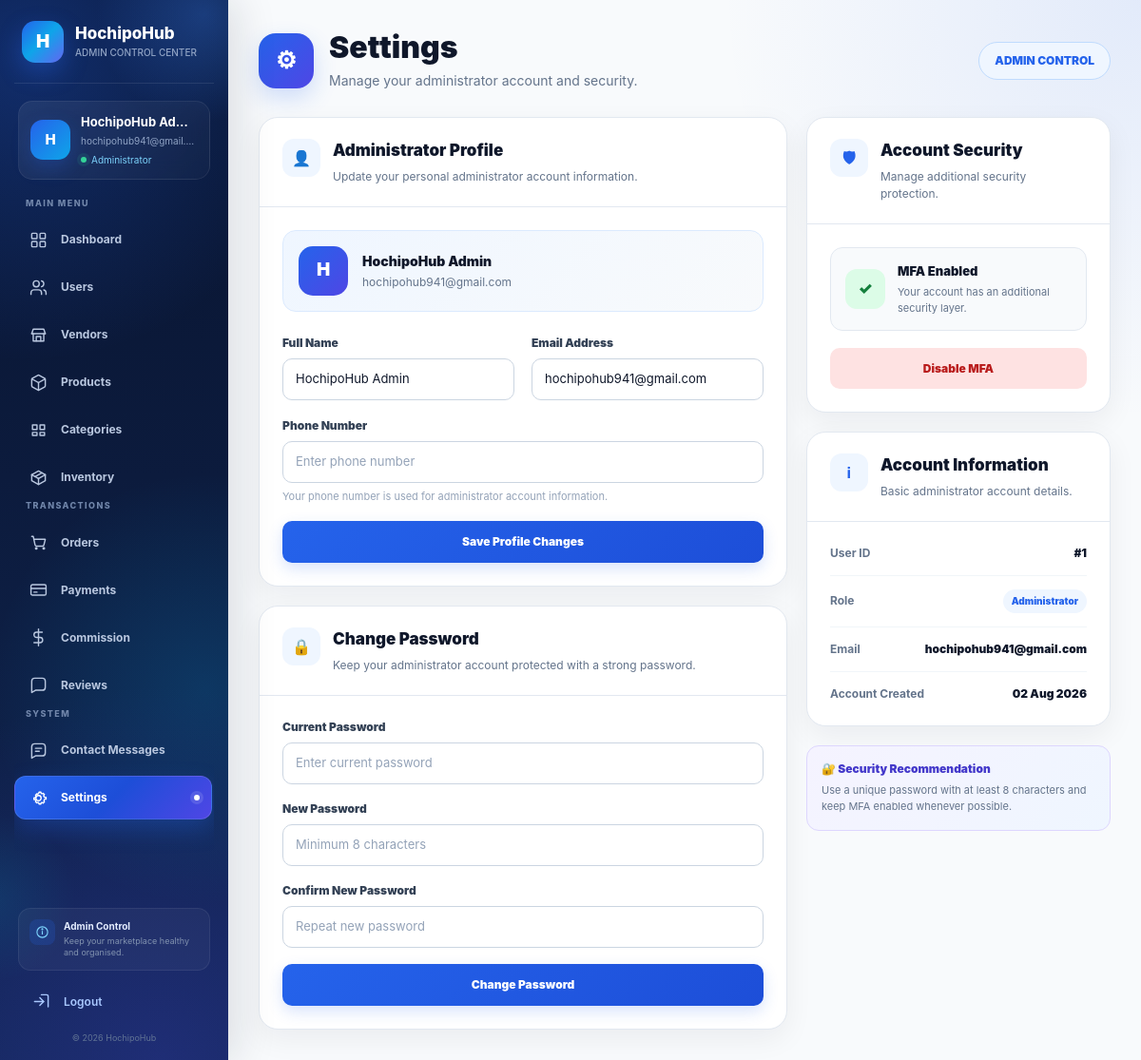
Screenshot of /admin/settings.php (signed in) with the database file from the repository.
### tables this page shows
CREATE TABLE `users` (
    `user_id` INT NOT NULL AUTO_INCREMENT,
    `name` VARCHAR(100) NOT NULL,
    `email` VARCHAR(100) NOT NULL,
    `phone` VARCHAR(20) DEFAULT NULL,
    `password` VARCHAR(255) NOT NULL,
    `profile_image` VARCHAR(255) DEFAULT NULL,

    `role` ENUM(
        'customer',
        'vendor',
        'admin'
    )
    NOT NULL DEFAULT 'customer',

    `status` ENUM(
        'active',
        'inactive',
        'pending',
        'suspended'
    )
    NOT NULL DEFAULT 'active',

    `mfa_enabled` TINYINT(1) NOT NULL DEFAULT '1',
    `mfa_code` VARCHAR(10) DEFAULT NULL,
    `mfa_expiry` DATETIME DEFAULT NULL,

    `reset_code` VARCHAR(10) DEFAULT NULL,
    `reset_expiry` DATETIME DEFAULT NULL,

    `created_at` DATETIME NOT NULL DEFAULT CURRENT_TIMESTAMP,

    `updated_at` DATETIME NOT NULL
        DEFAULT CURRENT_TIMESTAMP
        ON UPDATE CURRENT_TIMESTAMP,

    PRIMARY KEY (`user_id`),

    UNIQUE KEY `email` (`email`),
    UNIQUE KEY `phone` (`phone`)
);

### admin/settings.php (the view, shortened to what the rows shown need)
<?php
$db = getDB();
$admin_id = (int) $_SESSION['user_id'];
if (!function_exists('settings_e')) {
    function settings_e($value)
    {
        return htmlspecialchars(
            (string) $value,
            ENT_QUOTES,
            'UTF-8'
        );
    }
}
$stmt = $db->prepare("
    SELECT
        user_id,
        name,
        email,
        phone,
        profile_image,
        mfa_enabled,
        created_at
    FROM users
    WHERE user_id = ?
      AND role = 'admin'
    LIMIT 1
");
$stmt->execute([
    $admin_id
]);
$admin = $stmt->fetch(PDO::FETCH_ASSOC);
?>
<!DOCTYPE html>
<html lang="en">
<head>
    <link
        rel="stylesheet"
        href="../css/admin.css"
    >
    <link
        rel="stylesheet"
        href="../css/responsive.css"
    >
</head>
<body>
<div class="admin-wrapper">
    <main class="admin-main">
        <div class="settings-page">
            <div class="settings-container">
                <header class="settings-header">
                    <div class="settings-header-left">
                        <div>
                            <h1>
                                Settings
                            </h1>
                        </div>
                    </div>
                </header>
                <div class="settings-grid">
                    <div class="settings-column">
                        <section class="settings-card">
                            <div class="settings-card-header">
                                <div>
                                    <h2>
                                        Administrator Profile
                                    </h2>
                                </div>
                            </div>
                            <div class="settings-card-body">
                                <div class="profile-summary">
                                    <div class="profile-avatar">
                                        <?= settings_e(
                                            strtoupper(
                                                substr(
                                                    $admin['name'] ?? 'A',
                                                    0,
                                                    1
                                                )
                                            )
                                        ) ?>
                                    </div>
                                    <div>
                                        <strong>
                                            <?= settings_e(
                                                $admin['name']
                                            ) ?>
                                        </strong>
                                        <span>
                                            <?= settings_e(
                                                $admin['email']
                                            ) ?>
                                        </span>
                                    </div>
                                </div>
                                <form
                                    method="POST"
                                    class="settings-form"
                                >
                                    <div class="settings-form-group">
                                        <label>
                                            Full Name
                                        </label>
                                        <input
                                            type="text"
                                            name="name"
                                            value="<?= settings_e(
                                                $admin['name']
                                            ) ?>"
                                            placeholder="Enter your name"
                                            required
                                        >
                                    </div>
                                    <div class="settings-form-group">
                                        <label>
                                            Email Address
                                        </label>
                                        <input
                                            type="email"
                                            name="email"
                                            value="<?= settings_e(
                                                $admin['email']
                                            ) ?>"
                                            placeholder="Enter your email"
                                            required
                                        >
                                    </div>
                                </form>
                            </div>
                        </section>
                        <section class="settings-card">
                            <div class="settings-card-header">
                                <div>
                                    <h2>
                                        Change Password
                                    </h2>
                                </div>
                            </div>
                        </section>
                    </div>
                    <div class="settings-column">
                        <section class="settings-card">
                            <div class="settings-card-header">
                                <div>
                                    <h2>
                                        Account Security
                                    </h2>
                                </div>
                            </div>
                        </section>
                        <section class="settings-card">
                            <div class="settings-card-header">
                                <div>
                                    <h2>
                                        Account Information
                                    </h2>
                                </div>
                            </div>
                            <div class="settings-card-body">
                                <div class="account-info">
                                    <div class="account-info-row">
                                        <span class="account-info-label">
                                            User ID
                                        </span>
                                        <span class="account-info-value">
                                            #<?= (int)
                                                $admin['user_id']
                                            ?>
                                        </span>
                                    </div>
                                    <div class="account-info-row">
                                        <span class="account-info-label">
                                            Email
                                        </span>
                                        <span class="account-info-value">
                                            <?= settings_e(
                                                $admin['email']
                                            ) ?>
                                        </span>
                                    </div>
                                    <div class="account-info-row">
                                        <span class="account-info-label">
                                            Account Created
                                        </span>
                                        <span class="account-info-value">
                                            <?= !empty(
                                                $admin['created_at']
                                            )
                                                ? date(
                                                    'd M Y',
                                                    strtotime(
                                                        $admin['created_at']
                                                    )
                                                )
                                                : '-'
                                            ?>
                                        </span>
                                    </div>
                                </div>
                            </div>
                        </section>
                    </div>
                </div>
            </div>
        </div>
    </main>
</div>
</body>
</html>

### rows the page displays
users: name "H", name "HochipoHub Admin", email "hochipohub941@gmail.com", user_id "1", created_at "02 Aug 2026"
